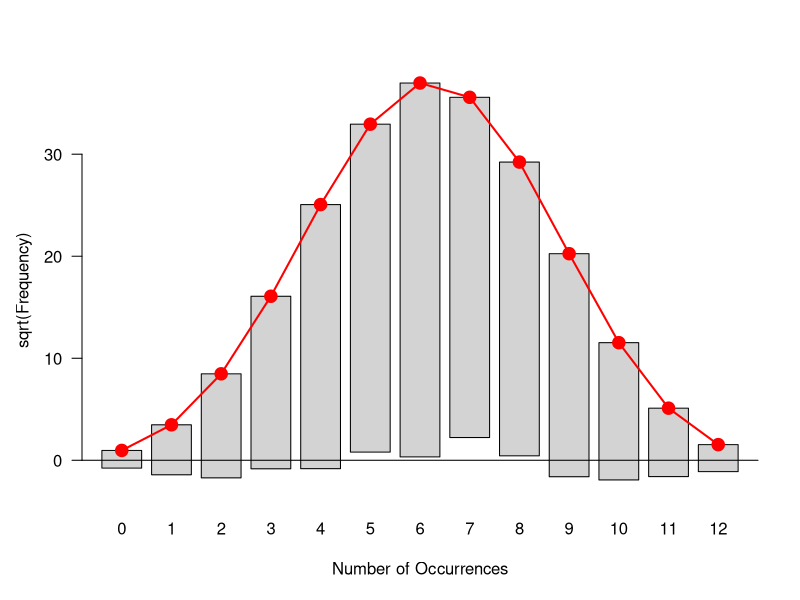

Source code (R):
library(vcd)


### Name: Saxony
### Title: Families in Saxony
### Aliases: Saxony
### Keywords: datasets

### ** Examples

data("Saxony")
gf <- goodfit(Saxony, type = "binomial")
summary(gf)
plot(gf)
